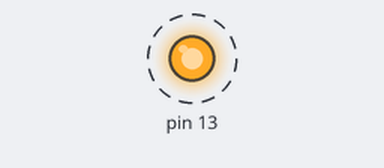
This sketch was run on a simulated Arduino Uno, built with avr-gcc and run on an emulated ATmega328P. On the bench: output pins drawn as LEDs (lit = HIGH). Dashed ring = blinking.

Above: at 0.5 s.
Timing chart, 0 to 4.6 s (numbered marks = the images above):
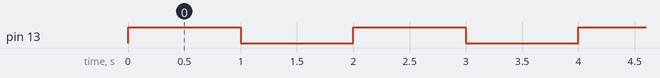

The sketch:

car.ino
```cpp
void setup()
{
  pinMode(13, OUTPUT);
}

void loop()
{
  digitalWrite(13, HIGH);
  delay(1000); // Wait for 1000 millisecond(s)
  digitalWrite(13, LOW);
  delay(1000); // Wait for 1000 millisecond(s)
}
void forward(){
  digitalWrite(5,HIGH);
  digitalWrite(6,LOW);
  digitalWrite(9,HIGH);
  digitalWrite(10,LOW);
}
void backward(){
  digitalWrite(6,HIGH);
  digitalWrite(5,LOW);
  digitalWrite(10,HIGH);
  digitalWrite(9,LOW);
}
void left(){
  digitalWrite(6,HIGH);
  digitalWrite(5,LOW);
  digitalWrite(10,HIGH);
  digitalWrite(9,LOW);
}
void right(){
  digitalWrite(6,HIGH);
  digitalWrite(5,LOW);
  digitalWrite(9,HIGH);
  digitalWrite(10,LOW);
}
void stop(){
  digitalWrite(5,LOW);
  digitalWrite(6,LOW);
  digitalWrite(9,LOW);
  digitalWrite(10,LOW);
}
```

Measured:
- by itself, pin 13: alternates HIGH for 1.0 s and LOW for 1.0 s
